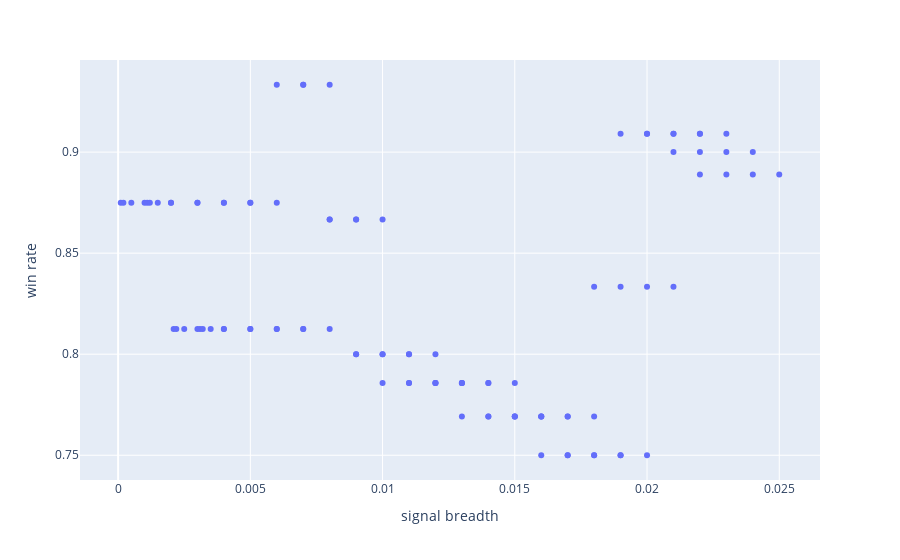

The notebook cell this image was saved under:
### Code cell
df_grid_search_res['scatter label'] = list(trade_res.keys())

import plotly.express as px
fig = px.scatter(df_grid_search_res,x='signal breadth', y='win rate',
                # marginal_x="histogram",
                # text=df_grid_search_res['scatter label'].tolist()
                )
fig.show()
# tmp_grid_res.plot.scatter(x='signal breadth',y='win rate',s=10)
